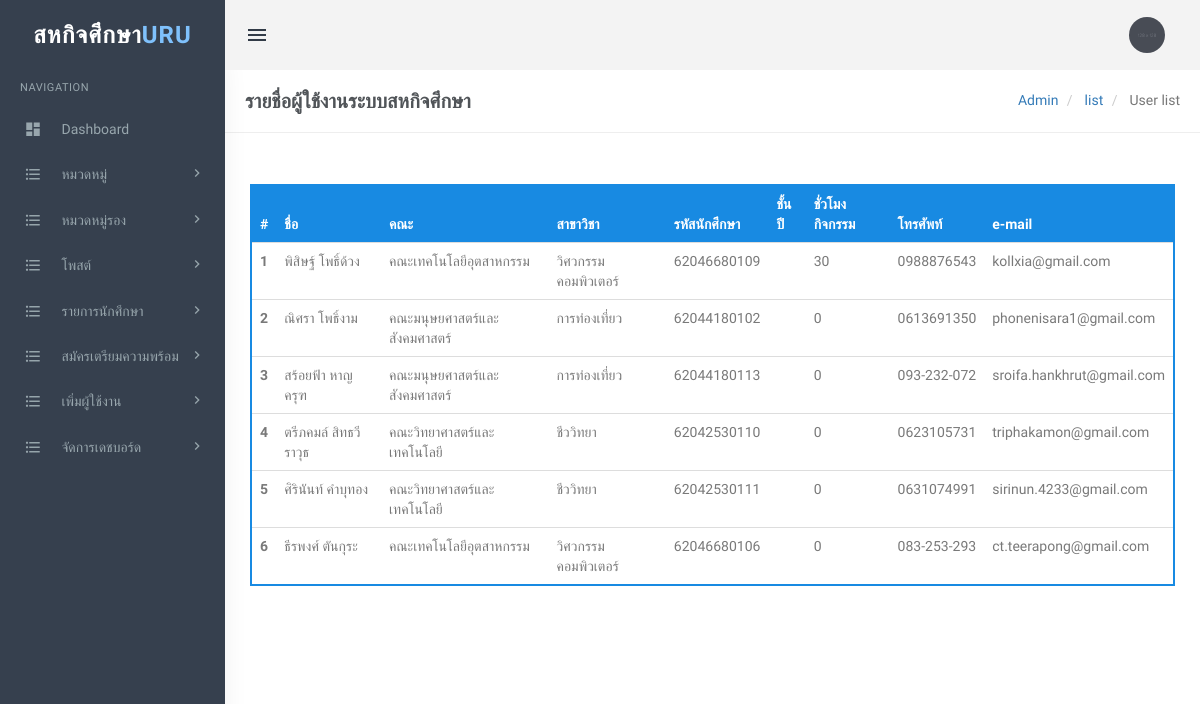
/admin/userlist.php (signed in), run on the app's committed database.
### tables this page shows
CREATE TABLE `users` (
  `id` int(20) NOT NULL,
  `nameprefix` varchar(20) NOT NULL,
  `fullname` varchar(255) NOT NULL,
  `fullnameeng` varchar(255) NOT NULL,
  `email` varchar(255) NOT NULL,
  `password` varchar(255) NOT NULL,
  `urole` varchar(20) NOT NULL,
  `faculty` varchar(100) NOT NULL,
  `branch` varchar(100) NOT NULL,
  `studentid` varchar(15) NOT NULL,
  `course` varchar(30) NOT NULL,
  `yearclass` int(4) NOT NULL,
  `teacher` varchar(100) NOT NULL,
  `hoursactivity` int(4) NOT NULL,
  `phone` varchar(11) NOT NULL,
  `housenumber` varchar(10) NOT NULL,
  `village` varchar(50) NOT NULL,
  `alley` varchar(50) NOT NULL,
  `road` varchar(50) NOT NULL,
  `subdistrict` varchar(100) NOT NULL,
  `district` varchar(100) NOT NULL,
  `province` varchar(100) NOT NULL,
  `postalcode` int(10) NOT NULL,
  `sector` varchar(20) NOT NULL,
  `gpa` varchar(10) NOT NULL,
  `gpax` varchar(10) NOT NULL,
  `preschoolyear` int(5) NOT NULL,
  `schoolyear` int(5) NOT NULL,
  `image` varchar(255) NOT NULL,
  `semester` int(3) NOT NULL
);

### admin/userlist.php (the view, shortened to what this page needs)
<?php
include('includes/config.php');
if(strlen($_SESSION['login'])==0)
  {
header('location:index.php');
}
else{
?>
<!DOCTYPE html>
<html lang="en">
    <head>
        <link href="assets/css/bootstrap.min.css" rel="stylesheet" type="text/css" />
        <link href="assets/css/core.css" rel="stylesheet" type="text/css" />
        <link href="assets/css/components.css" rel="stylesheet" type="text/css" />
        <link href="assets/css/icons.css" rel="stylesheet" type="text/css" />
        <link href="assets/css/pages.css" rel="stylesheet" type="text/css" />
        <link href="assets/css/menu.css" rel="stylesheet" type="text/css" />
        <link href="assets/css/responsive.css" rel="stylesheet" type="text/css" />
		<link rel="stylesheet" href="../plugins/switchery/switchery.min.css">
    </head>
    <body class="fixed-left">
        <div id="wrapper">
<?php include('includes/topheader.php');?>
<?php include('includes/leftsidebar.php');?>
            <div class="content-page">
                <div class="content">
                    <div class="container">
                        <div class="row">
							<div class="col-xs-12">
								<div class="page-title-box">
                                    <h4 class="page-title">รายชื่อผู้ใช้งานระบบสหกิจศึกษา</h4>
                                    <ol class="breadcrumb p-0 m-0">
                                        <li>
                                            <a href="#">Admin</a>
                                        </li>
                                        <li>
                                            <a href="#">list</a>
                                        </li>
                                        <li class="active">
                                          User list
                                        </li>
                                    </ol>
                                    <div class="clearfix"></div>
                                </div>
							</div>
						</div>
<div class="row">
<div class="col-sm-6">
</div>
                                    <div class="row">
										<div class="col-md-12">
											<div class="demo-box m-t-20">
												<div class="table-responsive">
                                                    <table class="table m-0 table-colored-bordered table-bordered-primary">
                                                        <thead>
                                                            <tr>
                                                                <th>#</th>
                                                                <th> ชื่อ</th>
                                                                <th>คณะ</th>
                                                                <th>สาขาวิชา</th>
                                                                <th width="100">รหัสนักศึกษา</th>
                                                                <th >ชั้นปี</th>
                                                                <th>ชั่วโมงกิจกรรม</th>
                                                                <th >โทรศัพท์</th>
                                                                <th >e-mail</th>
                                                            </tr>
                                                        </thead>
                                                        <tbody>
<?php
$query=mysqli_query($con,"Select * from users");
$cnt=1;
while($row=mysqli_fetch_array($query))
{
?>
 <tr>
<th scope="row"><?php echo htmlentities($cnt);?></th>
<td><?php echo htmlentities($row['fullname']);?></td>
<td><?php echo htmlentities($row['faculty']);?></td>
<td><?php echo htmlentities($row['branch']);?></td>
<td><?php echo htmlentities($row['studentid']);?></td>
<td><?php echo htmlentities($row['yearclss']);?></td>
<td><?php echo htmlentities($row['hoursactivity']);?></td>
<td><?php echo htmlentities($row['phone']);?></td>
<td><?php echo htmlentities($row['email']);?></td>
</tr>
<?php
$cnt++;
 } ?>
</tbody>
                                                    </table>
                                                </div>
											</div>
										</div>
									</div>
<div class="row">
<div class="col-md-12">
<div class="demo-box m-t-20">
											</div>
										</div>
									</div>
                    </div>
                </div>
            </div>
        </div>
    </body>
</html>
<?php } ?>

### admin/assets/css/core.css (style rules this page uses)
body { font-family: 'Varela Round', sans-serif; margin: 0; padding-bottom: 60px; overflow-x: hidden; color: #797979; }
html { position: relative; min-height: 100%; }
.h1, .h2, .h3, .h4, .h5, .h6, h1, h2, h3, h4, h5, h6 { color: #505458; font-family: 'Hind Madurai', sans-serif; margin: 10px 0; }
* { outline: none !important; }
.container { width: auto; }
#wrapper { height: 100%; overflow: hidden; width: 100%; }
.p-0 { padding: 0 !important; }
.m-0 { margin: 0 !important; }
.m-t-20 { margin-top: 20px !important; }
.row { margin-right: -10px; margin-left: -10px; }
.col-lg-1, .col-lg-10, .col-lg-11, .col-lg-12, .col-lg-2, .col-lg-3, .col-lg-4, .col-lg-5, .col-lg-6, .col-lg-7, .col-lg-8, .col-lg-9, .col-md-1, .col-md-10, .col-md-11, .col-md-12, .col-md-2, .col-md-3, .col-md-4, .col-md-5, .col-md-6, .col-md-7, .col-md-8, .col-md-9, .col-sm-1, .col-sm-10, .col-sm-11, .col-sm-12, .col-sm-2, .col-sm-3, .col-sm-4, .col-sm-5, .col-sm-6, .col-sm-7, .col-sm-8, .col-sm-9, .col-xs-1, .col-xs-10, .col-xs-11, .col-xs-12, .col-xs-2, .col-xs-3, .col-xs-4, .col-xs-5, .col-xs-6, .col-xs-7, .col-xs-8, .col-xs-9 { padding-left: 10px; padding-right: 10px; }
.breadcrumb { background-color: transparent; margin-bottom: 15px; padding-top: 10px; padding-left: 0; }
.demo-box { padding: 10px 15px; }

### admin/assets/css/menu.css (style rules this page uses)
.content-page { margin-left: 225px; overflow: hidden; }
.content-page .content { padding: 0 5px 10px 5px; margin-top: 70px; }
.page-title { font-size: 20px; margin-bottom: 0; margin-top: 0; font-weight: 600; }
.page-title-box { padding: 20px; border-bottom: 1px solid #eee; margin: 0 -20px 20px -20px; }
.page-title-box .page-title { margin-bottom: 0; float: left; }
.page-title-box .breadcrumb { float: right; background-color: transparent !important; }

### data on the page
users: fullname "พิสิษฐ์ โพธิ์ด้วง", faculty "คณะเทคโนโลยีอุตสาหกรรม", branch "วิศวกรรมคอมพิวเตอร์", studentid "62046680109", hoursactivity "30", phone "0988876543", email "kollxia@gmail.com"
users: fullname "ณิศรา โพธิ์งาม", faculty "คณะมนุษยศาสตร์และสังคมศาสตร์", branch "การท่องเที่ยว", studentid "62044180102", hoursactivity "0", phone "0613691350", email "phonenisara1@gmail.com"
users: fullname "สร้อยฟ้า หาญครุฑ", faculty "คณะมนุษยศาสตร์และสังคมศาสตร์", branch "การท่องเที่ยว", studentid "62044180113", hoursactivity "0", phone "093-232-072", email "sroifa.hankhrut@gmail.com"
users: fullname "ตรีภคมล์ สิทธวีราวุธ", faculty "คณะวิทยาศาสตร์และเทคโนโลยี", branch "ชีววิทยา", studentid "62042530110", hoursactivity "0", phone "0623105731", email "triphakamon@gmail.com"
users: fullname "ศิรินันท์ คำบุทอง", faculty "คณะวิทยาศาสตร์และเทคโนโลยี", branch "ชีววิทยา", studentid "62042530111", hoursactivity "0", phone "0631074991", email "sirinun.4233@gmail.com"
users: fullname "ธีรพงศ์ ตันกุระ", faculty "คณะเทคโนโลยีอุตสาหกรรม", branch "วิศวกรรมคอมพิวเตอร์", studentid "62046680106", hoursactivity "0", phone "083-253-293", email "ct.teerapong@gmail.com"
